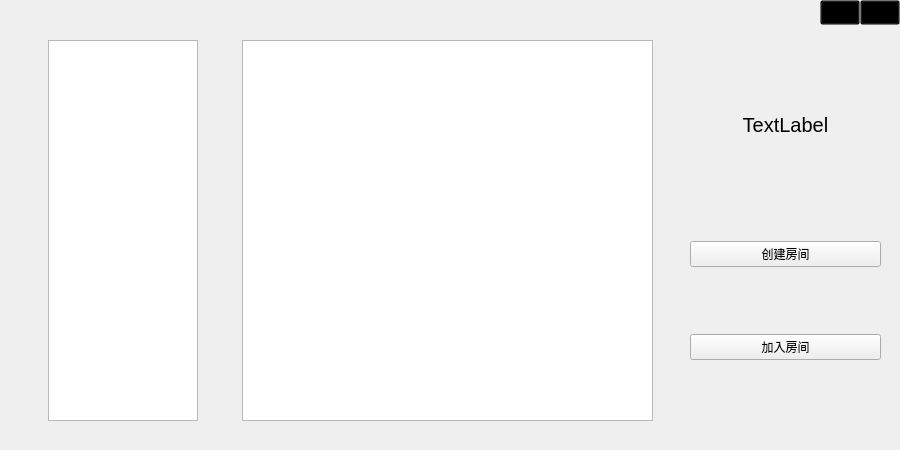
<?xml version="1.0" encoding="UTF-8"?>
<ui version="4.0">
 <class>RoomSelect</class>
 <widget class="QWidget" name="RoomSelect">
  <property name="geometry">
   <rect>
    <x>0</x>
    <y>0</y>
    <width>900</width>
    <height>450</height>
   </rect>
  </property>
  <property name="windowTitle">
   <string>Form</string>
  </property>
  <widget class="QWidget" name="horizontalLayoutWidget">
   <property name="geometry">
    <rect>
     <x>10</x>
     <y>40</y>
     <width>681</width>
     <height>381</height>
    </rect>
   </property>
   <layout class="QGridLayout" name="gridLayout_2">
    <property name="sizeConstraint">
     <enum>QLayout::SetMinimumSize</enum>
    </property>
    <item row="0" column="1">
     <widget class="QListView" name="listView_room">
      <property name="maximumSize">
       <size>
        <width>411</width>
        <height>16777215</height>
       </size>
      </property>
     </widget>
    </item>
    <item row="0" column="0">
     <widget class="QListView" name="listView_class">
      <property name="enabled">
       <bool>true</bool>
      </property>
      <property name="minimumSize">
       <size>
        <width>100</width>
        <height>0</height>
       </size>
      </property>
      <property name="maximumSize">
       <size>
        <width>150</width>
        <height>16777215</height>
       </size>
      </property>
      <property name="resizeMode">
       <enum>QListView::Fixed</enum>
      </property>
     </widget>
    </item>
   </layout>
  </widget>
  <widget class="QWidget" name="verticalLayoutWidget">
   <property name="geometry">
    <rect>
     <x>690</x>
     <y>180</y>
     <width>191</width>
     <height>241</height>
    </rect>
   </property>
   <layout class="QGridLayout" name="gridLayout">
    <item row="0" column="0">
     <widget class="QPushButton" name="pushButton_create_room">
      <property name="text">
       <string>创建房间</string>
      </property>
     </widget>
    </item>
    <item row="1" column="0">
     <widget class="QPushButton" name="pushButton_join_room">
      <property name="text">
       <string>加入房间</string>
      </property>
     </widget>
    </item>
   </layout>
  </widget>
  <widget class="MyToolButtonMin" name="toolButton_min_2">
   <property name="geometry">
    <rect>
     <x>820</x>
     <y>0</y>
     <width>40</width>
     <height>25</height>
    </rect>
   </property>
   <property name="styleSheet">
    <string notr="true">background-color:rgba(0,0,0,0);</string>
   </property>
   <property name="text">
    <string>-</string>
   </property>
  </widget>
  <widget class="MyToolButtonClose" name="toolButton_close_2">
   <property name="geometry">
    <rect>
     <x>860</x>
     <y>0</y>
     <width>40</width>
     <height>25</height>
    </rect>
   </property>
   <property name="styleSheet">
    <string notr="true">background-color:rgba(0,0,0,0);</string>
   </property>
   <property name="text">
    <string>X</string>
   </property>
  </widget>
  <widget class="QWidget" name="verticalLayoutWidget_2">
   <property name="geometry">
    <rect>
     <x>700</x>
     <y>40</y>
     <width>171</width>
     <height>111</height>
    </rect>
   </property>
   <layout class="QVBoxLayout" name="verticalLayout">
    <item>
     <widget class="QLabel" name="label_user_pic">
      <property name="text">
       <string/>
      </property>
      <property name="pixmap">
       <pixmap resource="Rsc.qrc">:/rsc/user.png</pixmap>
      </property>
      <property name="alignment">
       <set>Qt::AlignCenter</set>
      </property>
     </widget>
    </item>
    <item>
     <widget class="QLabel" name="label_name">
      <property name="font">
       <font>
        <pointsize>15</pointsize>
       </font>
      </property>
      <property name="text">
       <string>TextLabel</string>
      </property>
      <property name="alignment">
       <set>Qt::AlignCenter</set>
      </property>
     </widget>
    </item>
   </layout>
  </widget>
 </widget>
 <customwidgets>
  <customwidget>
   <class>MyToolButtonClose</class>
   <extends>QToolButton</extends>
   <header location="global">mycontrolwidgets.h</header>
  </customwidget>
  <customwidget>
   <class>MyToolButtonMin</class>
   <extends>QToolButton</extends>
   <header location="global">mycontrolwidgets.h</header>
  </customwidget>
 </customwidgets>
 <resources>
  <include location="Rsc.qrc"/>
 </resources>
 <connections/>
</ui>
